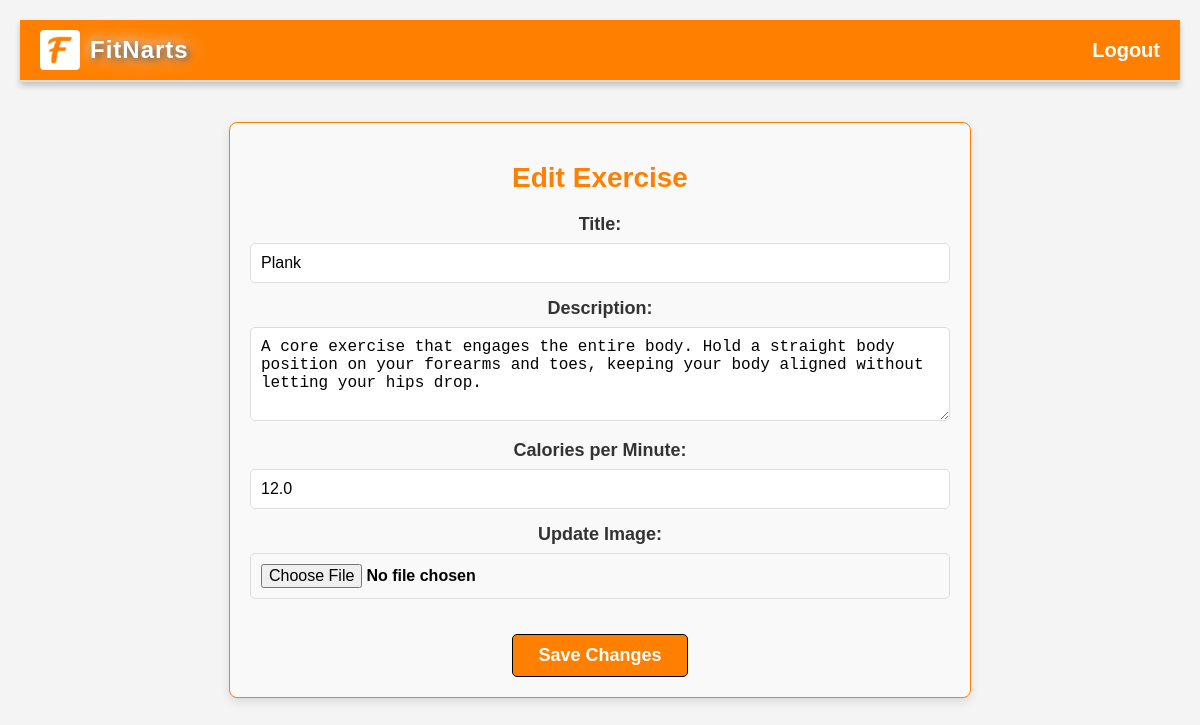
The page /exercise/edit/90/ (signed in) on the database its author committed.
### exercise/models.py (models this page shows, shortened)
class Exercise(models.Model):
    user = models.ForeignKey(User, on_delete = models.CASCADE, null=True, blank=True)
    title = models.CharField(max_length = 30, unique=True)
    description = models.CharField(max_length = 500, unique=True)
    cals_per_minute = models.FloatField(null=True, blank=True)
    created_at = models.DateTimeField(auto_now_add = True)
    image = models.ImageField(upload_to='images/', null=True, blank=True, default='images/no_image.png')
    is_default = models.BooleanField(default=False)

### exercise/views.py (the view, shortened to what this page needs)
# urls.py: path('edit/<int:pk>/', views.edit_exercise, name='edit_exercise'),
@login_required
def edit_exercise(request, pk):
    exercise = Exercise.objects.filter(id=pk, user=request.user).first()
    if not exercise:  # Egzersiz bulunamazsa hata mesajı verir ve liste sayfasına yönlendirir
        messages.error(request, 'Exercise not found or you do not have permission to edit it.')
        return redirect('exercise_list')
    context = {
        'exercise': exercise
    }
    return render(request, 'exercise/edit_exercise.html', context)

### exercise/templates/exercise/edit_exercise.html (shortened to what this page needs)
{% extends 'base/main.html' %}
{% block content %}
<div class="edit_exercise_container">
    <h1 id="edit_exercise_header">Edit Exercise</h1>
    <form class="edit_exercise_form" method="POST" enctype="multipart/form-data">
        <label for="title">Title:</label>
        <input type="text" name="title" id="title" value="{{ exercise.title }}" required>
        <label for="description">Description:</label>
        <textarea name="description" id="description" rows="4" required>{{ exercise.description }}</textarea>
        <label for="cals_per_minute">Calories per Minute:</label>
        <input type="number" step="0.01" name="cals_per_minute" id="cals_per_minute" value="{{ exercise.cals_per_minute }}">
        <label for="image">Update Image:</label>
        <input type="file" name="image" id="image">
        <button type="submit" id='edit_exercise_button'>Save Changes</button>
    </form>
</div>
{% endblock %}

### static/css/main.css (style rules this page uses)
body { margin: 0; font-family: 'Arial', sans-serif; text-align: center; }

### static/css/edit_exercise.css (style rules this page uses)
.edit_exercise_container { max-width: 700px; margin: 40px auto; padding: 20px; border: 1px solid #FF8000; border-radius: 8px; background-color: #f9f9f9; box-shadow: 0 4px 10px rgba(0, 0, 0, 0.1); }
#edit_exercise_header { color: #FF8000; font-size: 28px; font-weight: bold; margin-bottom: 20px; text-align: center; }
.edit_exercise_form label { display: block; font-size: 18px; font-weight: bold; color: #333; margin-bottom: 8px; }
.edit_exercise_form input, .edit_exercise_form textarea, .edit_exercise_form select { width: 100%; padding: 10px; margin-bottom: 15px; font-size: 16px; border: 1px solid #ddd; border-radius: 5px; box-sizing: border-box; }
.edit_exercise_form input[type="file"] { font-size: 16px; font-weight: bold; }
#edit_exercise_button { display: inline-block; padding: 10px 25px; margin-top: 20px; font-size: 18px; font-weight: bold; text-decoration: none; color: white; background-color: #FF8000; border: 1px solid black; border-radius: 5px; transition: background-color 0.3s ease, box-shadow 0.3s ease; cursor: pointer; }

### static/css/exercise_detail.css (style rules this page uses)
body { font-family: Arial, sans-serif; background-color: #f4f4f4; margin: 0; padding: 20px; }

### rows shown on the page
Exercise: title "Plank", description "A core exercise that engages the entire body. Hold a straight body position on your forearms and toes, keeping your body aligned without letting your hips drop.", cals_per_minute "12.0"
